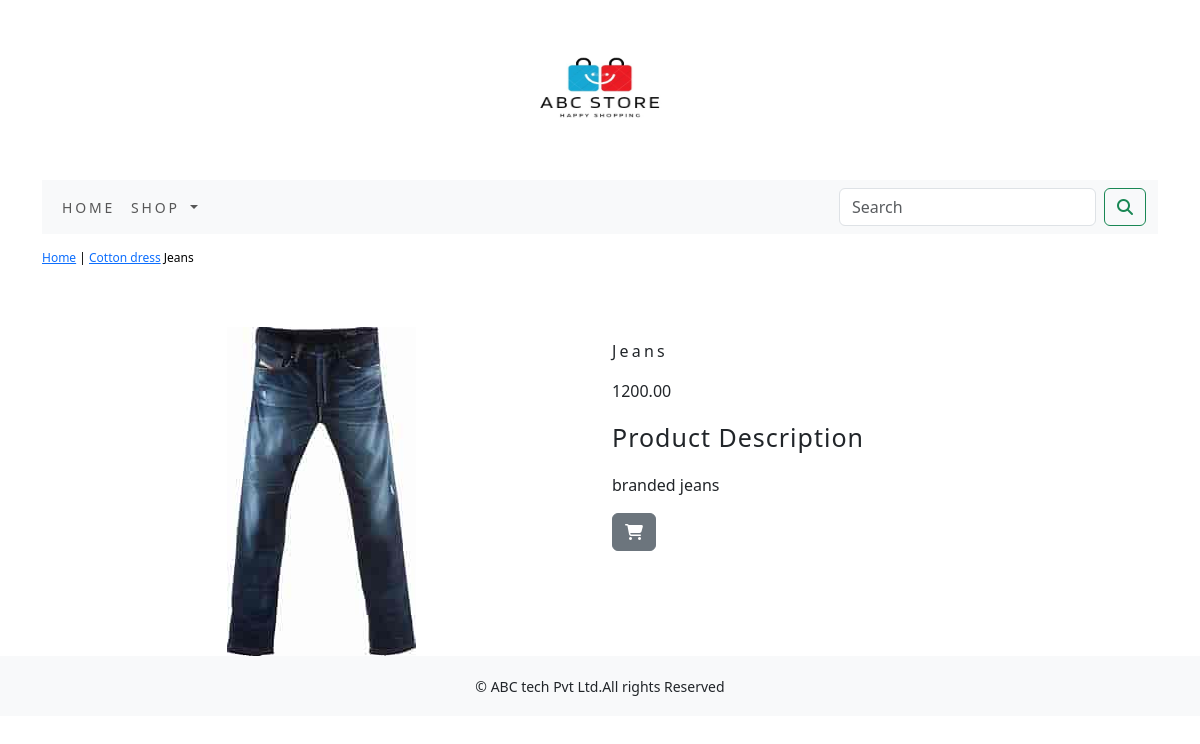
Page /shop/cotton-dress/jeans/ on the committed database.
### shop/models.py (models this page shows, shortened)
class Product(models.Model):
    name = models.CharField(max_length=250, unique=True)
    slug = models.SlugField(max_length=250, unique=True)
    description=models.TextField(blank=True)
    price=models.DecimalField(max_digits=10,decimal_places=2)
    category=models.ForeignKey(Category,on_delete=models.CASCADE)
    image=models.ImageField(upload_to='product' ,blank=True)
    stock=models.IntegerField()
    available=models.BooleanField(default=True)
    created=models.DateTimeField(auto_now_add=True)
    updated=models.DateTimeField(auto_now=True)
    class Meta:
        ordering=('name',)
        verbose_name='product'
        verbose_name_plural='products'

class Category(models.Model):
    name=models.CharField(max_length=250,unique=True)
    slug=models.SlugField(max_length=250,unique=True)
    description=models.TextField(blank=True)
    image=models.ImageField(upload_to='category',blank=True)
    class Meta:
        ordering=('name',)
        verbose_name='category'
        verbose_name_plural='categories'
    def get_url(self):
        return reverse('shop:product_by_category',args=[self.slug])
    def __str__(self):
        return '{}'.format(self.name)

### shop/views.py (the view)
# urls.py: path('<slug:c_slug>/<slug:product_slug>/', views.proDetail, name='prodCatDetail')
def proDetail(request,c_slug,product_slug):
    try:
        product = Product.objects.get(category__slug=c_slug,slug=product_slug)
    except Exception as e:
        raise e
    return render(request,'product.html',{'product':product})

### cart/context_processors.py (called while the page is built)
def counter(request):
    item_count=0
    if 'admin' in request.path:
        return {}
    else:
        try:
            cart=Cart.objects.filter(cart_id=_cart_id(request))
            car_items=CartItem.objects.all().filter(cart=cart[:1])
            for cart_item in car_items:
                item_count += cart_item.quantity
        except Cart.DoesNotExist:
            item_count=0
    return dict(item_count=item_count)

### cart/views.py (called while the page is built)
def _cart_id(request):
    cart=request.session.session_key
    if not cart:
        cart=request.session.create()
    return cart

### shop/context_processors.py (called while the page is built)
def menu_links(request):
    links=Category.objects.all()
    return dict(links=links)

### templates/product.html (shortened to what this page needs)
{% extends 'base.html' %}
{% load static %}
{% block content %}
    <div class="row my_prod_row_class">
        <div class="mx_auto">
            <p><a href="{% url 'shop:allProdCat' %}">Home</a> | <a href="{{product.category.get_url}}">{{product.category}}</a> {{product.name}} </p>
        </div>
    </div>
    <div class="container">
        <br>
        <div class="row">
            <div class="col-12 col-sm-12 col-md-6 text-center">
                <div style="min-width: 18rem;">
                    <img src="{{product.image.url}}" alt="{{product.name}}">
                </div>
            </div>
            <div class="col-12 col-sm-12 col-md-6">
                <div>
                    <h1 class="my_prod_title">{{ product.name}}</h1>
                    <p>{{ product.price }}</p>
                    <p class="my_title"> Product Description </p>
                    <p class="text-justify my_prod_text">{{ product.description }}</p>
                    {% if product.stock <= 0 %}
                        <p class="text-justify my_prod_text"><b>Out of stock</b></p>
                    {% else %}
                        <a class="btn btn-secondary" href="{% url 'cart:add_cart' product.id %}"><i class="fa-solid fa-cart-shopping"></i></a>
                    {% endif %}
                </div>
            </div>
        </div>
    </div>
{% endblock %}

### static/css/custom.css (style rules this page uses)
body { font-family: 'Roboto', sans-serif; }
.my_title { font-size:25px; text_transform:uppercase; letter-spacing: 1px; }
.my_prod_row_class { padding-top:15px; padding-bottom:20px; }
.my_prod_row_class .mx_auto { color:#000; font-size:12px; text-decoration:none; }
.my_prod_title { font-size:16px; text_transform:uppercase; letter-spacing:.2em; padding-top:15px; padding-bottom:10px; }

### rows in the picture
Product: category "Cotton dress", name "Jeans", image (picture), price "1200.00", description "branded jeans"
